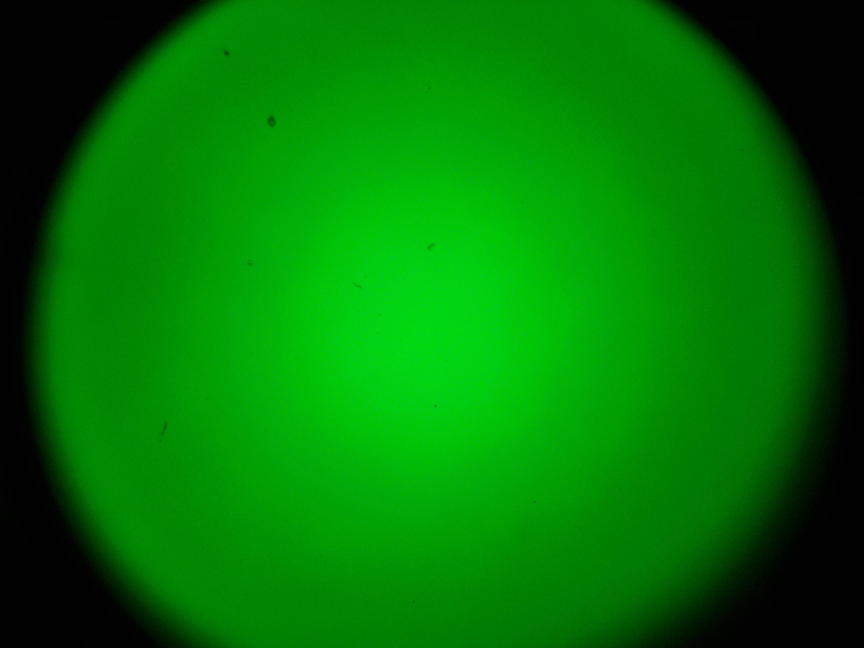
#> input picture Test.jpg, 2592 x 1944 px, given as the content of the folder ./data/images/, which was not available (shown at 1/3 size)
$ python main.py
#> lines starting #> are read from the running program, lines starting #| are printed output that depends on the picture; after the words box and inside, x2 and y2 are one past the last pixel; in counts of white or black regions, pixels touching at a corner belong together; pictures that were not available may be replaced by others from this repository, and a replacement may not be noted
import cv2 as cv
import numpy as np
import matplotlib.pyplot as plt
import pandas as pd
import math
import os


def process_single_image(img_path):

#> called with img_path = './data/images/Test.jpg'
    full_array = np.empty((0, 3), dtype=int)


    if os.path.isfile(f):
        img = cv.imread(f)
#> img is the input picture: shape (1944, 2592, 3); mean B, G, R 3.8, 119.2, 1.3
        img_gray = cv.cvtColor(img, cv.COLOR_BGR2GRAY)
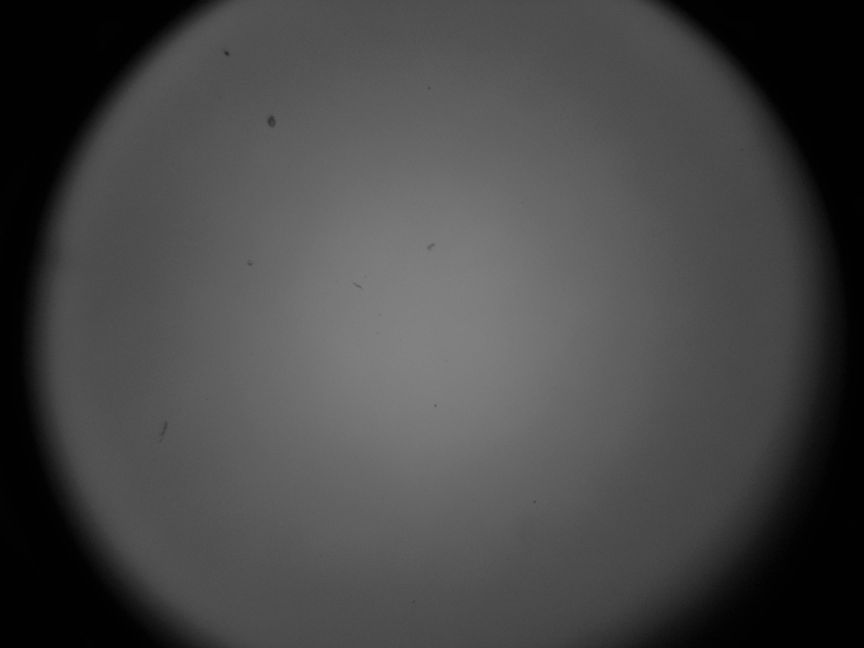
#> img_gray: shape (1944, 2592) (shown at 1/3 size); min 0, max 133, mean 70.8
        rows = img_gray.shape[0]
#> rows = 1944
        img_gray = cv.medianBlur(img_gray, 5)
        circles = cv.HoughCircles(img_gray, cv.HOUGH_GRADIENT, 1, rows / 4,
                                  param1=25, param2=15, minRadius=900, maxRadius=1600)
#> circles = [[1299.5, 974.5, 1189], [1319.5, 1474.5, 1567.4]]

        if circles is not None:
            circles = np.uint16(np.around(circles))
#> circles = [[1300, 974, 1189], [1320, 1474, 1567]]
            center = (circles[0][0][0], circles[0][0][1])
#> center = (1300, 974)
            radius = circles[0][0][2]
#> radius = 1189
            print("Found circles: ", circles)
#| Found circles:  [[[1300  974 1189]
#|   [1320 1474 1567]]]

            # Create masks for slices in four different directions
            mask1 = np.zeros(img_gray.shape, np.uint8)
            cv.rectangle(mask1, center, (center[0] + radius, center[1] + 1), 255, -1)
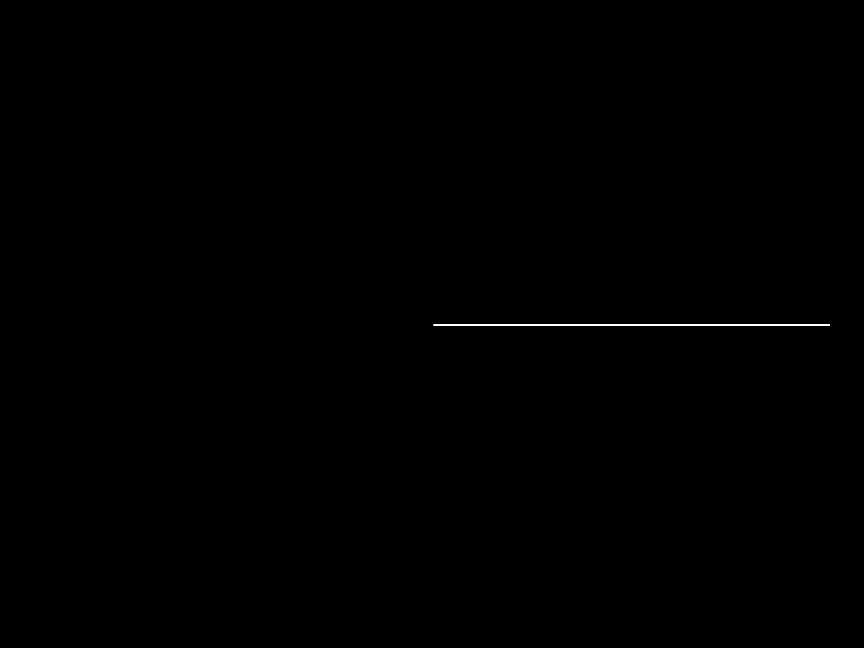
#> mask1: shape (1944, 2592) (shown at 1/3 size); 0.05% white in thin lines or dots, all inside (x1, y1, x2, y2) = (1300, 974, 2490, 976)
            mask2 = np.zeros(img_gray.shape, np.uint8)
            cv.rectangle(mask2, center, (center[0] + 1, center[1] + radius), 255, -1)
#> mask2: shape (1944, 2592); 0.04% white in thin lines or dots, all inside (x1, y1, x2, y2) = (1300, 974, 1302, 1944)
            mask3 = np.zeros(img_gray.shape, np.uint8)
            cv.rectangle(mask3, center, (center[0] - radius, center[1] + 1), 255, -1)
#> mask3: shape (1944, 2592); 0.05% white in thin lines or dots, all inside (x1, y1, x2, y2) = (111, 974, 1301, 976)
            mask4 = np.zeros(img_gray.shape, np.uint8)
            cv.rectangle(mask4, center, (center[0] + 1, center[1] - radius), 255, -1)
            masked1 = cv.cvtColor(cv.bitwise_and(img, img, mask=mask1), cv.COLOR_BGR2GRAY)
            masked2 = cv.cvtColor(cv.bitwise_and(img, img, mask=mask2), cv.COLOR_BGR2GRAY)
            masked3 = cv.cvtColor(cv.bitwise_and(img, img, mask=mask3), cv.COLOR_BGR2GRAY)
            masked4 = cv.cvtColor(cv.bitwise_and(img, img, mask=mask4), cv.COLOR_BGR2GRAY)

            # Crop out the four slices
            mx, my = masked2.shape
#> mx = 1944; my = 2592
            print(mx, my)
#| 1944 2592
            cropped2 = np.zeros((1, my))
            cropped4 = np.zeros((1, my))
            cropped1 = masked1[center[1]:center[1] + 1, center[0]:center[0] + radius]
            cropped2 = masked2[center[1]:center[1] + radius, center[0]:center[0] + 1].transpose()
            cropped3 = np.flip(masked3[center[1]:center[1] + 1, center[0] - radius:center[0]])
            cropped4 = masked4[center[1]:center[1] - radius, center[0]:center[0] + 1].transpose()

            # Calculate the average of the slices
            nx, ny = cropped2.shape
#> nx = 1; ny = 970
            print(nx, ny)
#| 1 970
            cropped1 = cropped1[:, 0:ny]
            cropped3 = cropped3[:, 0:ny]
            cropped_full = np.array([cropped1, cropped2, cropped3, cropped4])
            cropped_full_average = np.average(cropped_full, axis=0)

            # Construct X-axis and fit the average slice to a third degree polynomial
            xaxis = np.arange(0, cropped_full_average.shape[1])
#> xaxis = 970 values from 0 to 969
            xaxis = xaxis.reshape(1, ny)
            full_dataset = np.vstack((xaxis, cropped_full_average))
            full_dataset = full_dataset.transpose()
#> full_dataset = 970 pairs, first value 0 to 969, second value 72.75 to 129.8
            DF = pd.DataFrame(full_dataset)
#> DF = table of 970 rows and 2 columns
            x1 = np.array(DF[0])
#> x1 = 970 values from 0 to 969
            y1 = np.array(DF[1])
#> y1 = 970 values, max 129.8 at index 36, min 72.75 at index 945, mean 104.3
            z = np.polyfit(x1, y1, 3)
#> z = [9.52e-08, -0.000157, 0.0068, 128.6]

            # Dirty trick to get rid of the third dimension
            masked3 = cv.resize(masked3, (0, 0), fx=1, fy=1)

            # Construct a foreground based on the average slice
            foreground = np.zeros((img.shape[0], img.shape[1], 1), np.uint8)
            for j in range(0, radius):
                cv.circle(foreground, center, j, int(z[0] * j ** 3 + z[1] * j ** 2 + z[2] * j + z[3] - subval), 2)
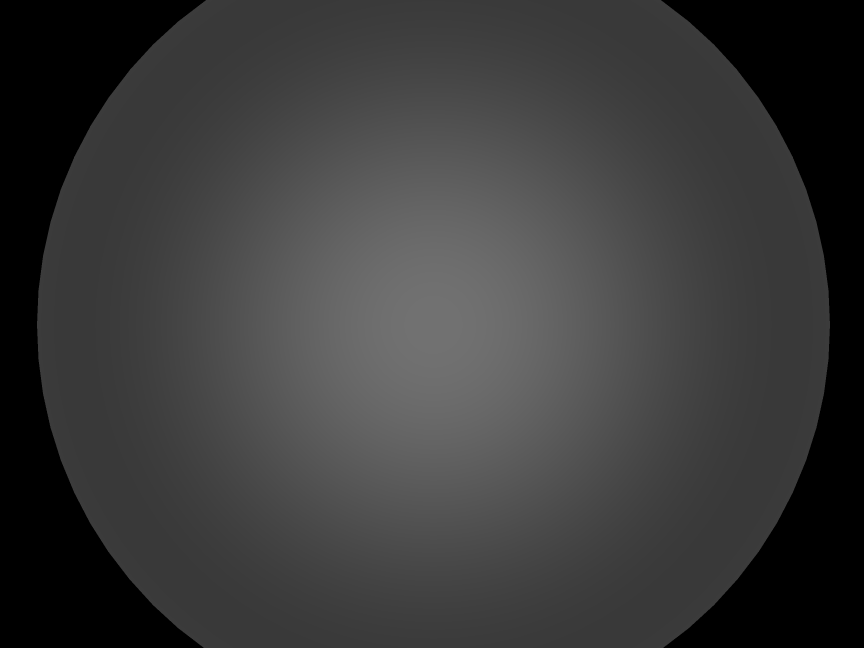
#> foreground: shape (1944, 2592, 1) (shown at 1/3 size); min 0, max 113, mean 58.2

            # Dirty trick to get rid of the third dimension
            img_gray = cv.resize(img_gray, (0, 0), fx=1, fy=1)
            foreground = cv.resize(foreground, (0, 0), fx=1, fy=1)

            subtraction = foreground - img_gray

            # TODO: add the scale modifier to separate zones instead of the hardcoded 0.8
            cv.circle(subtraction, (int(center[0]), int(center[1])), int(radius * 0.8), 0, 2)
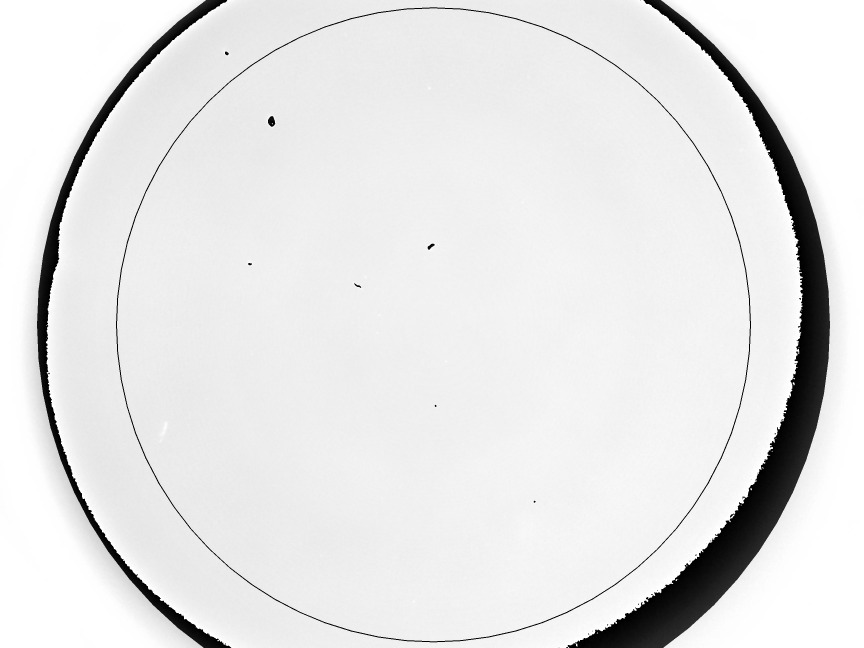
#> subtraction: shape (1944, 2592) (shown at 1/3 size); min 0, max 255, mean 228.8

            mask_sub = np.zeros(img_gray.shape, np.uint8)
            cv.circle(mask_sub, (int(center[0]), int(center[1])), int(radius * 0.8), 255, -1)
#> mask_sub: shape (1944, 2592); 56.4% white; 1 black region, box (x1, y1, x2, y2) and area: (0, 0, 2592, 1944) 2197659

            mask_sub_s = np.zeros(img_gray.shape, np.uint8)
            cv.circle(mask_sub_s, (int(center[0]), int(center[1])), int(radius * 0.8) - 10, 255, -1)
#> mask_sub_s: shape (1944, 2592); 55.2% white; 1 black region, box (x1, y1, x2, y2) and area: (0, 0, 2592, 1944) 2257135

            masked_sub = cv.bitwise_and(subtraction, subtraction, mask=mask_sub)
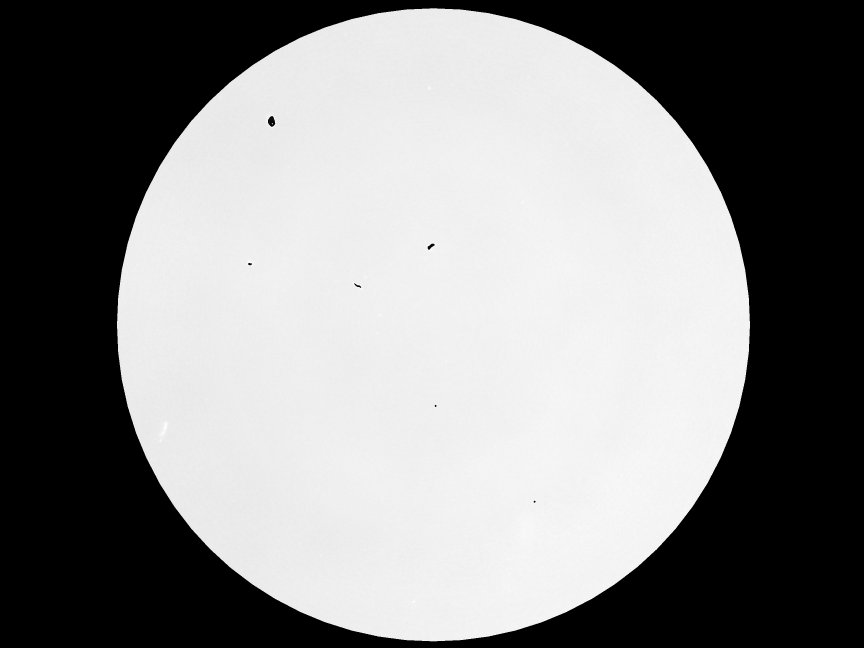
#> masked_sub: shape (1944, 2592) (shown at 1/3 size); min 0, max 255, mean 134.5
            masked_white = cv.bitwise_not(subtraction, mask=mask_sub_s)
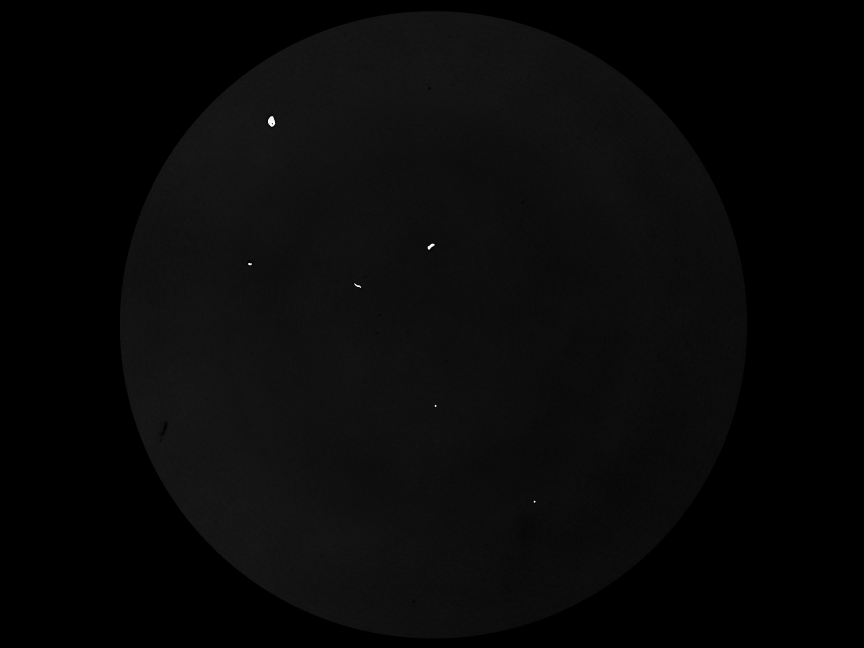
#> masked_white: shape (1944, 2592) (shown at 1/3 size); min 0, max 255, mean 8.5

            canny = cv.Canny(masked_white, 100, 200)
#> canny: shape (1944, 2592); 0.01% white in thin lines or dots, all inside (x1, y1, x2, y2) = (744, 348, 1607, 1509)
            masked_canny = cv.bitwise_and(canny, canny, mask=mask_sub)

            contours, hierarchy = cv.findContours(masked_canny, cv.RETR_EXTERNAL, cv.CHAIN_APPROX_SIMPLE)
#> contours = 6 contours, 1 with area under 20; largest, box (x1, y1, x2, y2) and area: (803, 348, 826, 380) 498, (1283, 731, 1305, 750) 192, (744, 788, 756, 796) 56, (1304, 1214, 1310, 1221) 26, (1601, 1502, 1607, 1509) 24

            masked_sub_color = cv.cvtColor(masked_canny, cv.COLOR_GRAY2BGR)

            # draw the two different zones
            cv.circle(masked_sub_color, (int(center[0]), int(center[1])), int(12 * cc), (255, 0, 0), 2)
            cv.circle(masked_sub_color, (int(center[0]), int(center[1])), int(19.2 * cc), (255, 0, 0), 2)
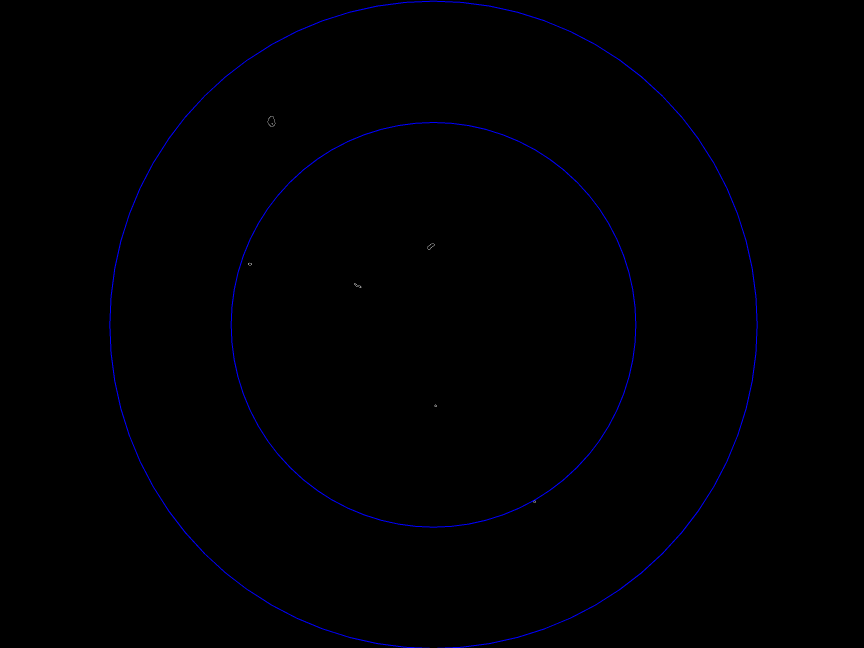
#> masked_sub_color: shape (1944, 2592, 3) (shown at 1/3 size); mean B, G, R 1.5, 0, 0

            first_zone_defect_counter = 0
            second_zone_defect_counter = 0

            for cnt in contours:
                M = cv.moments(cnt)
                if M['m00'] != 0:
                    cX = int(M["m10"] / M["m00"])
                    cY = int(M["m01"] / M["m00"])
                    area = cv.contourArea(cnt)
                    cv.drawContours(masked_sub_color, cnt, 0, (0, 0, 255), 1)
                    xx, yy, ww, hh = cv.boundingRect(cnt)
                    defect_size = int(math.sqrt(ww ** 2 + hh * 2))

                    cv.rectangle(masked_sub_color, (xx, yy), (xx + ww, yy + hh), (255, 0, 0), 1)

                    if math.sqrt((cX - center[0]) ** 2 + (cY - center[1]) ** 2) < 12 * cc:
                        if defect_size > cc * 0.294:
                            cv.putText(masked_sub_color, str(defect_size), (xx, yy - 30), cv.FONT_HERSHEY_SIMPLEX, 2,
                                       invalid, 1, cv.LINE_AA)
                            full_array = np.vstack((full_array, [defect_size, 1, 0]))
                        else:
                            if defect_size > cc * 0.0735:
                                if first_zone_defect_counter < 2:
                                    cv.putText(masked_sub_color, str(defect_size), (xx, yy - 30),
                                               cv.FONT_HERSHEY_SIMPLEX, 2, valid, 1, cv.LINE_AA)
                                    full_array = np.vstack((full_array, [defect_size, 1, 1]))
                                    first_zone_defect_counter += 1
                                else:
                                    cv.putText(masked_sub_color, str(defect_size), (xx, yy - 30),
                                               cv.FONT_HERSHEY_SIMPLEX, 2, invalid, 1, cv.LINE_AA)
                                    full_array = np.vstack((full_array, [defect_size, 1, 0]))
                            else:
                                cv.putText(masked_sub_color, str(defect_size), (xx, yy - 30),
                                           cv.FONT_HERSHEY_SIMPLEX, 2, valid, 1, cv.LINE_AA)
                            full_array = np.vstack((full_array, [defect_size, 1, 1]))

                    elif math.sqrt((cX - center[0]) ** 2 + (cY - center[1]) ** 2) < 19.2 * cc:
                        if defect_size > cc * 0.588:
                            cv.putText(masked_sub_color, str(defect_size), (xx, yy - 30), cv.FONT_HERSHEY_SIMPLEX, 2,
                                       invalid, 1, cv.LINE_AA)
                            full_array = np.vstack((full_array, [defect_size, 2, 0]))
                        else:
                            if defect_size > cc * 0.1:
                                if second_zone_defect_counter < 2:
                                    cv.putText(masked_sub_color, str(defect_size), (xx, yy - 30),
                                               cv.FONT_HERSHEY_SIMPLEX, 2, valid, 1, cv.LINE_AA)
                                    full_array = np.vstack((full_array, [defect_size, 2, 1]))
                                    second_zone_defect_counter += 1
                                else:
                                    cv.putText(masked_sub_color, str(defect_size), (xx, yy - 30),
                                               cv.FONT_HERSHEY_SIMPLEX, 2, invalid, 1, cv.LINE_AA)
                                    full_array = np.vstack((full_array, [defect_size, 2, 0]))
                            else:
                                cv.putText(masked_sub_color, str(defect_size), (xx, yy - 30),
                                           cv.FONT_HERSHEY_SIMPLEX, 2, valid, 1, cv.LINE_AA)
                    full_array = np.vstack((full_array, [defect_size, 2, 1]))
#> this loop made 6 passes
#> (cX, cY, area, xx, yy, ww, hh, defect_size) on pass 1: (1603, 1504, 24.5, 1601, 1502, 6, 7, 7)
#> (cX, cY, area, xx, yy, ww, hh, defect_size) on pass 2: (1306, 1217, 26.5, 1304, 1214, 6, 7, 7)
#> after the loop, first_zone_defect_counter = 2; full_array = 14 rows, first 8: [7, 2, 1], [7, 2, 1], [7, 1, 1], [7, 1, 1], [7, 2, 1], [22, 1, 0], [22, 2, 1], [12, 1, 1]; second_zone_defect_counter = 2
                    #print(area)
            #print(dataframe_defects)
            #print(defect_array)
            dataframe_defects = pd.DataFrame(full_array, columns=['defect_size', 'zone', 'allowed'])
#> dataframe_defects = table of 14 rows and 3 columns
            print(dataframe_defects)
#> (printed output is left out)
            return masked_sub_color, dataframe_defects
        else:
            return None


if __name__ == '__main__':
    font = cv.FONT_HERSHEY_DUPLEX

    # conversion coefficient, px/mm
    cc = 50.6
    # subtraction value
    subval = 15
    # if we should go through all files in the input directory
    process_everything = True
    # settings for the tag colors
    valid = (0, 255, 0)
    invalid = (0, 0, 255)
    # input and output directories
    input_directory = "./data/images/"
    output_directory = "./data/output/"
    csv_directory = "./data/csv/"
    single_image = "00279.jpg"

    if process_everything:
        for filename in os.listdir(input_directory):

            f = os.path.join(input_directory, filename)
            print(f)
            processed_image, dataframe = process_single_image(f)
#> dataframe = table of 14 rows and 3 columns
            fout = os.path.join(output_directory, os.path.basename(filename))
            if processed_image is not None:
                cv.imwrite(fout, processed_image)
#> (the run stopped early here; a loop or call above may not have finished)
